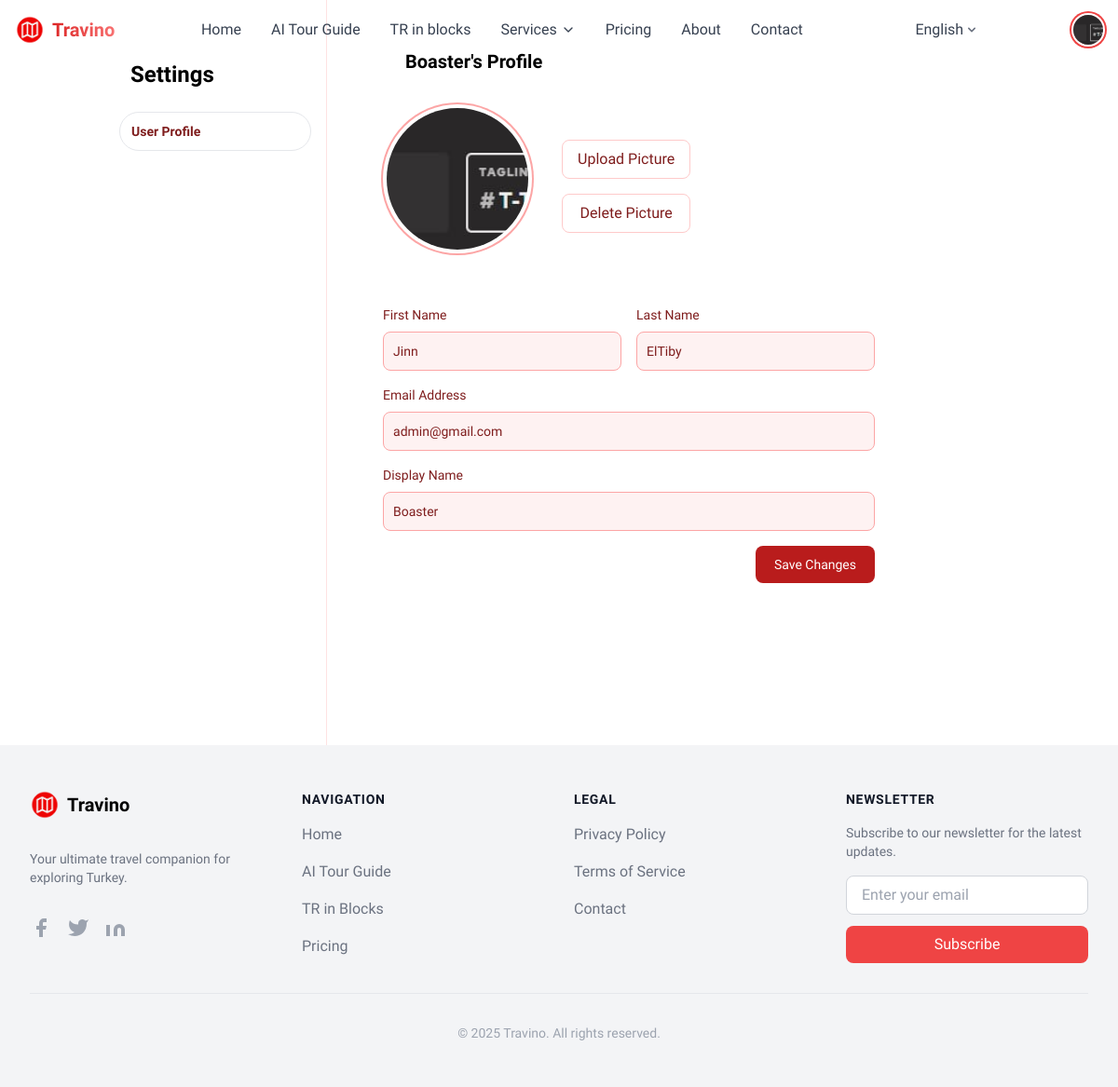
The page /settings/ (signed in) on the database as committed earlier.
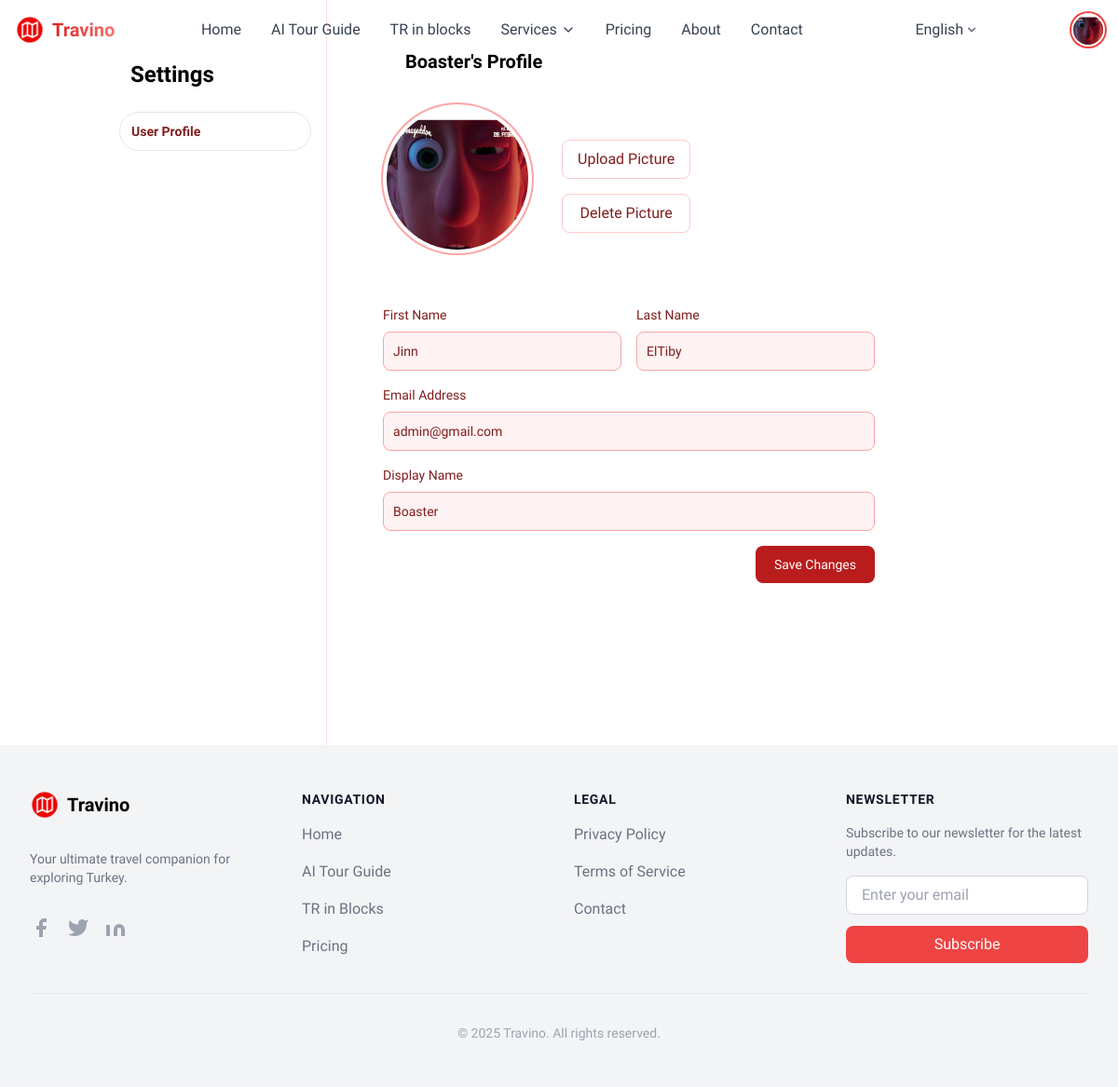
The same page on the database as committed later.
### app/models.py (models this page shows, shortened)
class CustomUser(AbstractUser):
    name = models.CharField(max_length=100, blank=True)
    image = models.ImageField(upload_to='profile_pics', default='profile_pics/default.png')
    email = models.EmailField(unique=True)
    password = models.CharField(max_length=128, default='defaultpassword')
    is_subscribed = models.BooleanField(default=False)

### app/views.py (the view, shortened to what this page needs)
# urls.py: path('settings/', views.settings, name='settings'),
@login_required(login_url='login')
def settings(request):
    user = request.user
    return render(request, 'settings_page.html')

### templates/settings_page.html (shortened to what the changed rows need)
{% extends "base.html" %}
{% block maincontent %}
<div class="bg-white w-full flex flex-col md:flex-row gap-5 px-3 md:px-16 lg:px-28 text-[#161931]">
    <aside class="hidden md:block md:w-1/3 lg:w-1/4 py-4 border-r border-red-100">
        <nav class="sticky flex flex-col gap-2 p-4 text-sm top-12" aria-label="Settings navigation">
            <h2 class="pl-3 mb-4 text-2xl font-semibold">Settings</h2>
        </nav>
    </aside>
    <main class="w-full min-h-screen py-1 md:w-2/3 lg:w-3/4" id="profile">
        <div class="p-2 md:p-4">
            <div class="w-full px-6 pb-8 mt-8 sm:max-w-xl sm:rounded-lg">
                <h2 class="pl-6 text-2xl font-bold sm:text-xl">{{ user.name }}'s Profile</h2>
                <div class="grid max-w-2xl mx-auto mt-8">
                    <div class="flex flex-col items-center space-y-5 sm:flex-row sm:space-y-0">
                        <div class="relative profile-image-container">
                            <img class="object-cover w-32 h-32 sm:w-40 sm:h-40 p-1 rounded-full ring-2 ring-red-300"
                                 src="{{ user.image.url }}"
                                 alt="Profile picture of {{ user.name }}"
                                 id="profileImage">
                        </div>
                    </div>
                    <form method="POST"
                          enctype="multipart/form-data"
                          class="mt-8 space-y-6"
                          id="profileForm">
                        <div class="space-y-4 text-[#202142]">
                            <div class="flex flex-col sm:flex-row sm:space-x-4 space-y-4 sm:space-y-0">
                                <div class="w-full">
                                    <label for="first_name"
                                           class="block mb-2 text-sm font-medium text-red-900">
                                        First Name
                                    </label>
                                    <input type="text"
                                           id="first_name"
                                           name="first_name"
                                           class="form-input bg-red-50 border border-red-300 text-red-900 text-sm rounded-lg w-full p-2.5 transition-colors"
                                           placeholder="Your first name"
                                           value="{{ user.first_name }}"
                                           required
                                           aria-required="true">
                                </div>
                                <div class="w-full">
                                    <label for="last_name"
                                           class="block mb-2 text-sm font-medium text-red-900">
                                        Last Name
                                    </label>
                                    <input type="text"
                                           id="last_name"
                                           name="last_name"
                                           class="form-input bg-red-50 border border-red-300 text-red-900 text-sm rounded-lg w-full p-2.5 transition-colors"
                                           placeholder="Your last name"
                                           value="{{ user.last_name }}"
                                           required
                                           aria-required="true">
                                </div>
                            </div>
                            <div>
                                <label for="email"
                                       class="block mb-2 text-sm font-medium text-red-900">
                                    Email Address
                                </label>
                                <input type="email"
                                       id="email"
                                       name="email"
                                       class="form-input bg-red-50 border border-red-300 text-red-900 text-sm rounded-lg w-full p-2.5 transition-colors"
                                       placeholder="your.email@example.com"
                                       value="{{ user.email }}"
                                       required
                                       aria-required="true">
                            </div>
                            <div>
                                <label for="name"
                                       class="block mb-2 text-sm font-medium text-red-900">
                                    Display Name
                                </label>
                                <input type="text"
                                       id="name"
                                       name="name"
                                       class="form-input bg-red-50 border border-red-300 text-red-900 text-sm rounded-lg w-full p-2.5 transition-colors"
                                       placeholder="Your display name"
                                       value="{{ user.name }}"
                                       required
                                       aria-required="true">
                            </div>
                        </div>
                    </form>
                </div>
            </div>
        </div>
    </main>
</div>
{% endblock maincontent %}

### templates/base.html (shortened to what the changed rows need)
{% load i18n %}
{% load static %}
<!DOCTYPE html>
<html lang="en">
<head>
    <link href="https://cdn.jsdelivr.net/npm/tailwindcss@2.2.19/dist/tailwind.min.css" rel="stylesheet">
</head>
<body class="min-h-screen flex flex-col">
    <nav class="fixed w-full z-50 transition-all duration-300" id="main-nav">
        <div class="max-w-7xl mx-auto px-4">
            <div class="flex justify-between items-center h-16">
                {% get_current_language as LANGUAGE_CODE %}
                {% get_available_languages as LANGUAGES %}
                <div class="relative hidden md:block">
                    <button id="user-menu-button" class="flex items-center space-x-2 focus:outline-none">
                        <div class="w-8 h-8 rounded-full overflow-hidden ring-2 ring-red-500 ring-offset-2">
                            {% if user.is_authenticated %}
                                <img class="w-full h-full object-cover" src="{{ MEDIA_URL }}{{ user.image.url }}" alt="">
                            {% else %}
                                <img class="w-full h-full object-cover" src="{{ MEDIA_URL }}{% static 'app/default.png' %}" alt="">
                            {% endif %}
                        </div>
                    </button>
                </div>
            </div>
        </div>
    </nav>
    <main class="flex-grow">
        {% block maincontent %}{% endblock maincontent %}
    </main>
                    {% get_current_language as LANGUAGE_CODE %}
                    {% get_available_languages as LANGUAGES %}
</body>
</html>

Rows that differ between the two databases and show on the page:
changed CustomUser "Boaster": image: a different picture
